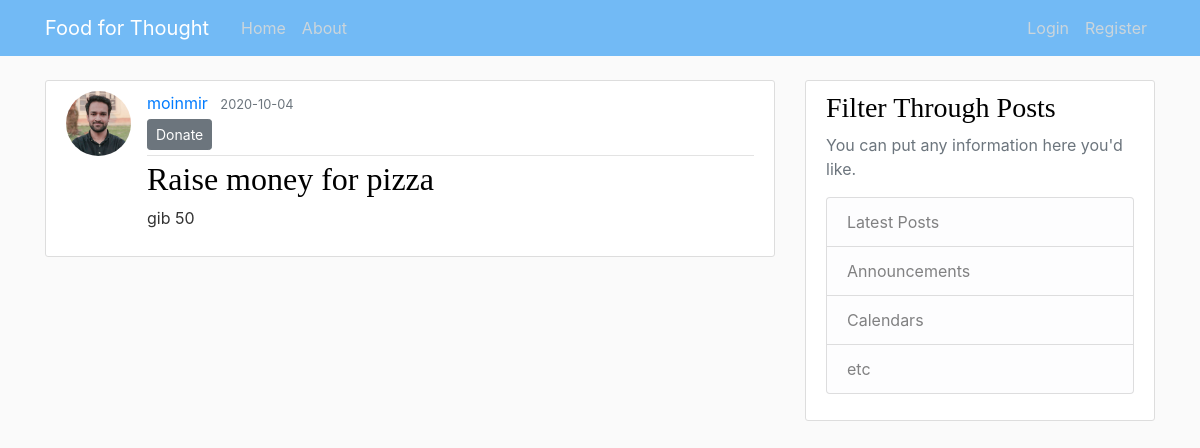
/post/1, run on an earlier commit of the app's database.
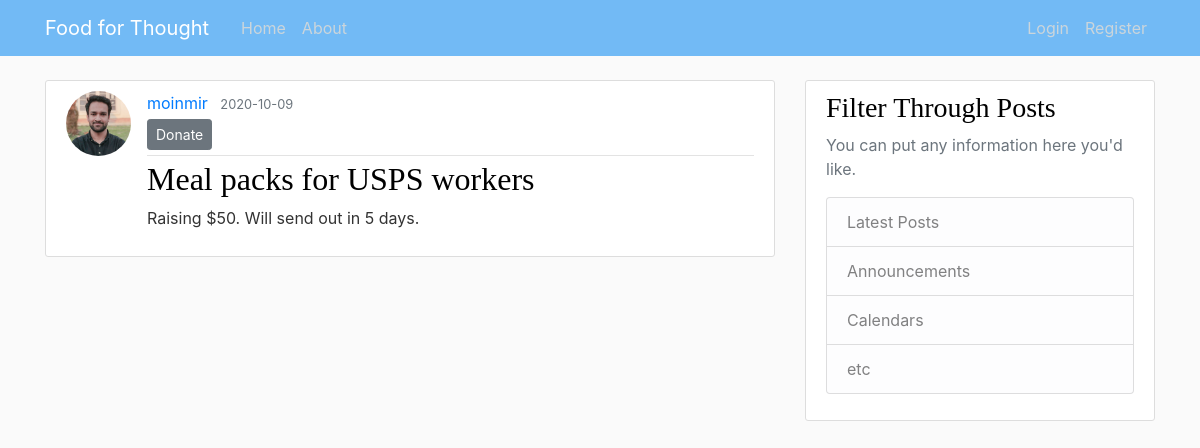
And on a later commit of the database.
### food/models.py (models this page shows, shortened)
class Post(db.Model):
    id = db.Column(db.Integer, primary_key=True)
    title = db.Column(db.String(100), nullable=False)
    date_posted = db.Column(db.DateTime, nullable=False, default=datetime.utcnow)
    content = db.Column(db.Text, nullable=False)
    user_id = db.Column(db.Integer, db.ForeignKey("user.id"), nullable=False)

### food/posts/routes.py (the view)
@posts.route("/post/<int:post_id>")
def post(post_id):
    post = Post.query.get_or_404(post_id)
    return render_template("post.html", title=post.title, post=post)

### food/templates/post.html (shortened to what this page needs)
{% extends "layout.html" %} {% block content %}
<article class="media content-section">
    <img class="rounded-circle article-img" src="{{ url_for('static', filename='profile_pics/' + post.author.image_file) }}">
    <div class="media-body">
        <div class="article-metadata">
            <a class="mr-2" href="{{ url_for('users.user_posts', username = post.author.username) }}">{{ post.author.username }}</a>
            <small class="text-muted">{{ post.date_posted.strftime('%Y-%m-%d') }}</small> {% if post.author == current_user %}
            <div>
                <a class="btn btn-secondary btn-sm mt-1 mb-1" href="{{ url_for('posts.update_post', post_id=post.id) }}">Update</a>
                <button type="button" class="btn btn-danger btn-sm m-1" data-toggle="modal" data-target="#deleteModal">Delete</button>
                <p class="text-secondary">Raised ${{ current_user.orders }}</p>
            </div>
            {% else %}
            <div>
                <a class="btn btn-secondary btn-sm mt-1 mb-1" href="{{ url_for('transactions.donate', post_id=post.id) }}">Donate</a>
            </div>
            {% endif %}
        </div>
        <h2 class="article-title">{{ post.title }}</h2>
        <p class="article-content">{{ post.content }}</p>
    </div>
</article>
{% endblock content %}

What changed in the data, as far as the page shows it:
changed Post: date_posted "2020-10-04" → "2020-10-09"; title "Raise money for pizza" → "Meal packs for USPS workers"; content "gib 50" → "Raising $50. Will send out in 5 days."
